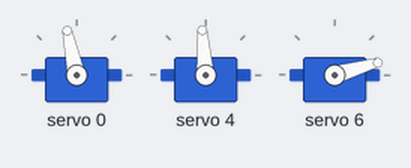
Recording of a sketch running on a simulated Arduino Uno, built with avr-gcc and run on an emulated ATmega328P. Parts: 3 × servo. What the sketch prints to the serial monitor is not drawn.

Above: at 0.05 s.
At 0.65 s:
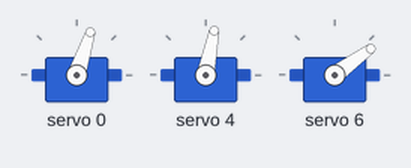
At 1.05 s:
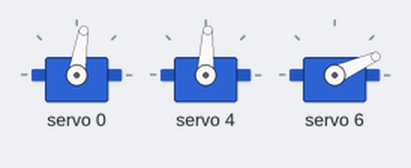
At 2.1 s:
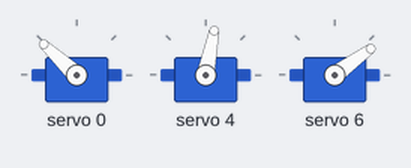
At 2.65 s:
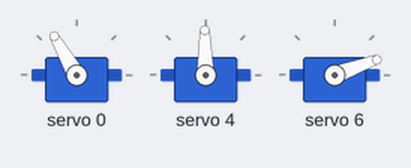
Timing chart, 0 to 6.7 s (numbered marks = the images above):
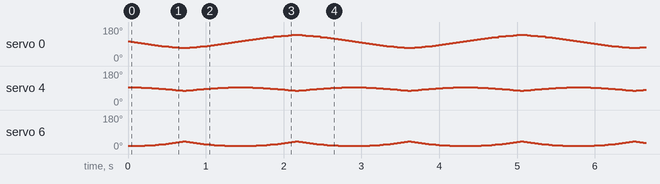

The sketch:

quad_test_z_angle_etc.ino
```cpp
#include <Wire.h>
#include <Adafruit_PWMServoDriver.h>

Adafruit_PWMServoDriver myServo = Adafruit_PWMServoDriver();

#define SERVOMIN 150
#define SERVOMAX 600
#define USMIN 460
#define USMAX 2040
#define SERVO_FREQ 60

uint8_t servonum = 0;
uint8_t numberOfServos = 6;
int i = 75;
float a, b, A, B, C;
//float a, b, c;
float theta;
float toDegree = 57.2958;
//a = 40.0, b = 55.0;


void setup()
{
  Serial.begin(9600);
  myServo.begin();
  myServo.setPWMFreq(SERVO_FREQ);
  delay(10);
  a = 64.0, b = 90.0;
}

void loop()
{
//myServo.setPWM(6, 0,100);
//myServo.writeMicroseconds(6,840);
//myServo.writeMicroseconds(4,1620);
//myServo.setPWM(4, 0,map(20, 0, 180, 160, 600));
//////myServo.setPWM(1, 0,map(0, 0, 180, 160, 600));

for(int i=0; i<80; i+=5){
  ik_y(i,80);
  delay(10);
}
for(int i=80; i>0; i-=5){
    ik_y(i,80);
  delay(10);
}
for(int i=0; i>-80; i-=5){
  ik_y(i,80);
  delay(10);
}
for(int i=-80; i<0; i+=5){
    ik_y(i,80);
  delay(10);
}


//ik_x(0,80);
//delay(500);

//myServo.writeMicroseconds(1, map(90,0,180,900,2350));
//servoPose(150);
//delay(1000);
//servoPose(100);
//delay(1000);

//rds3115_angle(0);
//delay(1000);
//rds3115_angle(260);
//delay(3000);
}

void servoPose(int c){
  A = acos((pow(b,2)+pow(c,2)-pow(a,2))/(2*b*c));
  B = acos((pow(a,2)+pow(c,2)-pow(b,2))/(2*a*c));
  C = acos((pow(a,2)+pow(b,2)-pow(c,2))/(2*a*b));
  float bDegree = ((B*180)/3.142);
  float cDegree = ((C*180)/3.142);
  theta = 3.142 - (C*2);
  float thetaDegree = ((theta*180)/3.142);
  Serial.print("B : ");
  Serial.println(bDegree);
  Serial.print("C : ");
  Serial.println(cDegree-45);
  Serial.print("Theta : ");
  Serial.println(thetaDegree);

myServo.writeMicroseconds(4, map(bDegree,0,180,900,2350));
myServo.writeMicroseconds(6, map((cDegree-45),0,180,600,2000));
myServo.writeMicroseconds(5, map(bDegree,0,180,950,2350));
myServo.writeMicroseconds(7, map((cDegree-45),0,180,650,2000));

//myServo.setPWM(6, 0,map((C*toDegree),0,180,150,600));
//myServo.setPWM(5, 0,(460-(B*toDegree)*2.2));
//myServo.setPWM(7, 0,(300-(C*toDegree)*2.2));
//myServo.writeMicroseconds(
//myServo.setPWM(4, 0,(460-(B*toDegree)*2.2));
//myServo.setPWM(6, 0,(500-(theta*toDegree)*2.2));

//  Serial.print("value : ");
//  Serial.println((B*toDegree));
//  Serial.print("B : ");
//  Serial.println(B * toDegree);
//  Serial.print("C : ");
//  Serial.println(C * toDegree);
}

void ik_x(float newX, float z){
    float tempAngleX = atan(newX/z);
    float zNew = (z/cos(tempAngleX));
    B = acos((pow(a,2)+pow(zNew,2)-pow(b,2))/(2*a*zNew));
    C = acos((pow(a,2)+pow(b,2)-pow(zNew,2))/(2*a*b));

    float bDegree = ((B*180)/3.142);
    float cDegree = ((C*180)/3.142);
    float tempDegree = (tempAngleX*180)/3.142;
    theta = 3.142 - (C*2);
    float thetaDegree = ((theta*180)/3.142);
    Serial.print("B : ");
    Serial.println(bDegree-tempDegree);
    Serial.print("C : ");
    Serial.println(cDegree-45);
    Serial.print("TempAngle : ");
    Serial.println((tempAngleX*180)/3.142);
    Serial.print("Theta : ");
    Serial.println(thetaDegree);

  myServo.writeMicroseconds(4, map((bDegree+tempDegree),0,180,900,2350));
  myServo.writeMicroseconds(6, map((cDegree-45),0,180,600,2000));
//
//    Serial.print("B : ");
//    Serial.println(B * toDegree);
//    Serial.print("C : ");
//    Serial.println(C * toDegree);

//    print("new Z value :" + str(zNew))
//    servoPose(zNew);
//    return ik_z(zNew)
}

void ik_y(float newY, float z){
    float tempAngleY = atan(newY/z);
    float zNew = (z/cos(tempAngleY));

    B = acos((pow(a,2)+pow(zNew,2)-pow(b,2))/(2*a*zNew));
    C = acos((pow(a,2)+pow(b,2)-pow(zNew,2))/(2*a*b));

    float bDegree = ((B*180)/3.142);
    float cDegree = ((C*180)/3.142);
    float tempDegree = (tempAngleY*180)/3.142;
    theta = 3.142 - (C*2);
    float thetaDegree = ((theta*180)/3.142);
    Serial.print("B : ");
    Serial.println(bDegree);
    Serial.print("C : ");
    Serial.println(cDegree-45);
    Serial.print("TempAngle Y : ");
    Serial.println(90-(tempDegree));
//    Serial.print("Theta : ");
//    Serial.println(thetaDegree);

    myServo.writeMicroseconds(0,map((90-(tempDegree)), 0,180,900,2350));
    myServo.writeMicroseconds(4, map(bDegree,0,180,900,2350));
    myServo.writeMicroseconds(6, map((cDegree-45),0,180,600,2000));

}


void rds3115_angle(int angle){

  int pulse_width_us;
  float temp_p;
  //transform angle to pulse width
  temp_p=((angle+45)*7.407)+500;  //   2000/270 = 7.407
  pulse_width_us= int(temp_p);

  Serial.println(pulse_width_us);
 myServo.writeMicroseconds(6,pulse_width_us);
//
//  myservo.writeMicroseconds(pulse_width_us);
}
```
